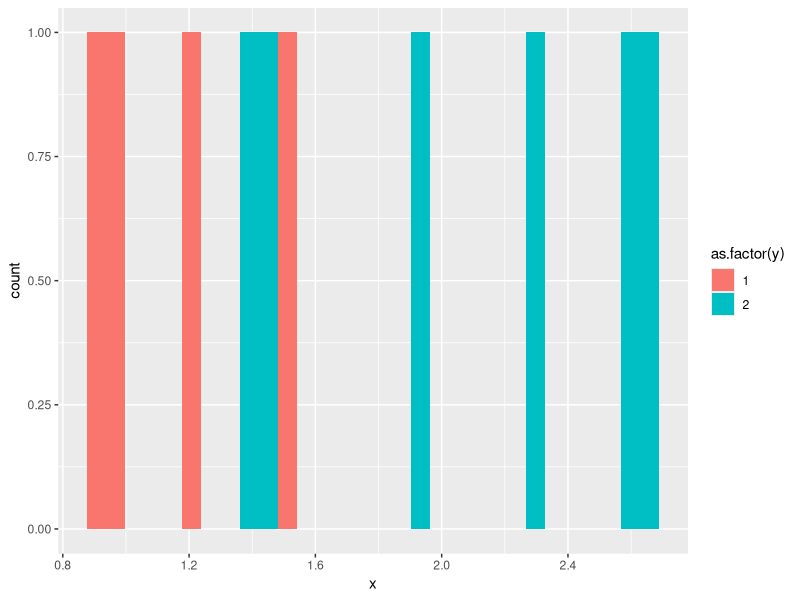

Generate this figure with R:
## ---- chunk 1
library(tidyverse)
library(knitr)
set.seed(2024)
n1 = 4
n2 = 6
x1 = rnorm(n = n1, mean = 1, sd = .5)
df1 = as_tibble(list(x = x1, y = 1))

x2 = rnorm(n = n2, mean = 2, sd = .5)
df2 = as_tibble(list(x = x2, y = 2))

df = rbind(df1, df2)
p = df %>% ggplot()+geom_histogram(aes(x = x, fill = as.factor(y)))
kable(round(df,2))
